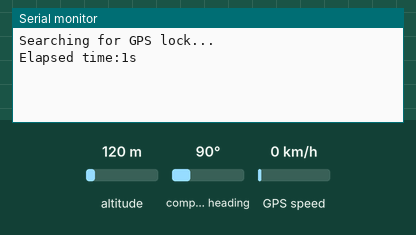
The sketch below on a simulated Arduino Uno, built with avr-gcc and run on an emulated ATmega328P. Shown: the last lines printed to the serial monitor. The test bench sets the inputs (shaded band); at power-on: GPS speed 0 km/h, altitude 120 m, compass heading 90°. The GPS gets a fix after 3 s at 37.7749, -122.4194 with 8 satellites.

Above: at 1.2 s.
1.3 s: GPS speed set to 2 km/h
At 4.9 s:
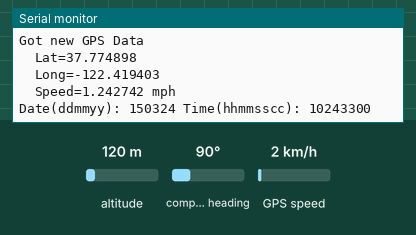
5.4 s: GPS speed set to 30 km/h
At 7.0 s:
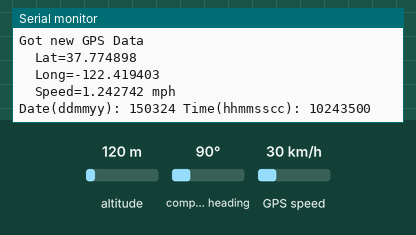
Timing chart, 0 to 8.5 s (numbered marks = the images above; inputs shaded):
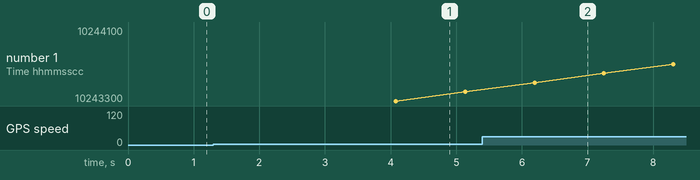

The sketch:

getSpeed.ino
```cpp
#include <SoftwareSerial.h>

#include "TinyGPS.h"

TinyGPS gps;

int unoRxPin = 6; // connected to Tx pin of the GPS
int unoTxPin = 7; // connected to Rx pin of the GPS
SoftwareSerial ss(unoRxPin, unoTxPin);

long startMillis;
long secondsToFirstLocation = 0;

void setup()
{
  // Start the software serial to communicate with the GPS
  ss.begin(9600);

  // start hard serial port to communicate with the computer
  Serial.begin(9600);

  startMillis = millis();

  Serial.println("Searching for GPS lock...");
}

void loop()
{
  bool newData = false;
  unsigned long chars = 0;
  unsigned short sentences, failed;

  // For one second we parse GPS data and report some key values
  for (unsigned long start = millis(); millis() - start < 1000;)
  {
    while (ss.available())
    {
      int c = ss.read();
      ++chars;
      if (gps.encode(c)) // Did a new valid sentence come in?
        newData = true;
    }
  }

  if (newData)
  {
    // we have a location fix so output the lat / long and time to acquire
    if(secondsToFirstLocation == 0){
      secondsToFirstLocation = (millis() - startMillis) / 1000;
    }

    Serial.println("Got new GPS Data");

    float flat, flon, fmph;
    unsigned long age, date, time;

    gps.f_get_position(&flat, &flon, &age);
    fmph = gps.f_speed_mph(); // speed in miles/hr
    gps.get_datetime(&date, &time, &age);

    // Debug latitute
    Serial.print("\tLat=");
    Serial.println(flat == TinyGPS::GPS_INVALID_F_ANGLE ? 0.0 : flat, 6);

    // Debug longitude
    Serial.print("\tLong=");
    Serial.println(flon == TinyGPS::GPS_INVALID_F_ANGLE ? 0.0 : flon, 6);


    // Debug speed
    Serial.print("\tSpeed=");
    Serial.print(fmph,6);
    Serial.println(" mph");

    Serial.print("Date(ddmmyy): "); Serial.print(date); Serial.print(" Time(hhmmsscc): ");
    Serial.print(time);

    Serial.println();
    // Debug Aquire Time
    /*Serial.print("Acquire Time=");
    Serial.print(secondsToFirstLocation);
    Serial.println("s");*/
  }

  if (chars == 0){
    // if you haven't got any chars then likely a wiring issue
    Serial.println("[ERROR] No GPS: check wiring");
  }
  else if(secondsToFirstLocation == 0){
    // if you have received some chars but not yet got a fix then indicate still searching and elapsed time
    long seconds = (millis() - startMillis) / 1000;

    Serial.print("Elapsed time:");
    Serial.print(seconds);
    Serial.println("s");
  }
}
```

Measured:
- after the input at 1.3 s, the serial monitor: prints a new line after 2.8 s (image 1)
